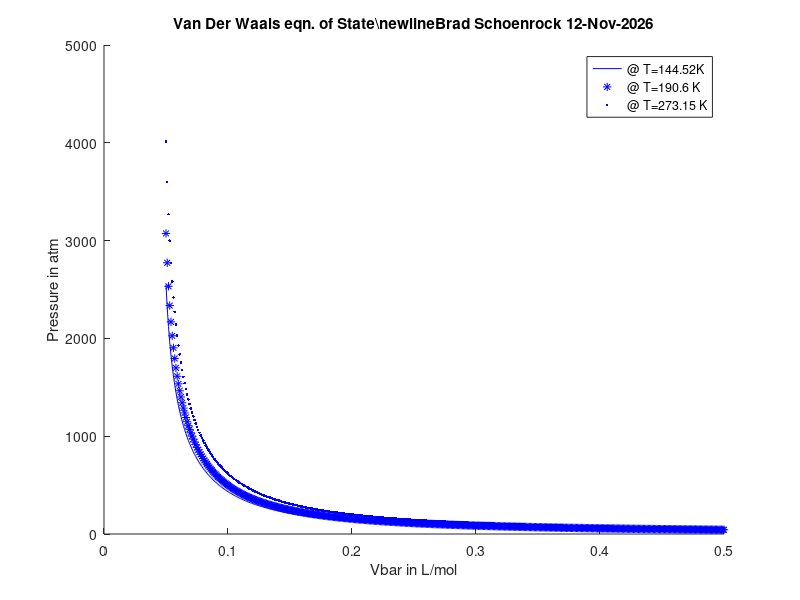

The MATLAB source for this figure:
%this program plots the van der waals eqn of state
%version 2010-01-25 B.S.

clear all;

R=.08205; %atm L/Mol K
T=144.52; %K
a=2.253; %atm L^2/mol^2
b=.0428; %L/mol

Vbar=(0.05:.001:.5)'; %L/mol

P=R*T./(Vbar-b)+a./Vbar./Vbar;

figure;
hold on;

ttla=('Van Der Waals eqn. of State');
tt2='Brad Schoenrock ';
tta=[ttla,'\newline',tt2,date];
title(tta)
xlabel('Vbar in L/mol');
ylabel('Pressure in atm');

plot(Vbar,P,'b-');

T=190.6; %K
P=R*T./(Vbar-b)+a./Vbar./Vbar;
plot(Vbar,P,'b*');

T=273.15; %K
P=R*T./(Vbar-b)+a./Vbar./Vbar;
plot(Vbar,P,'b.');

legend('@ T=144.52K','@ T=190.6 K','@ T=273.15 K');

hold off